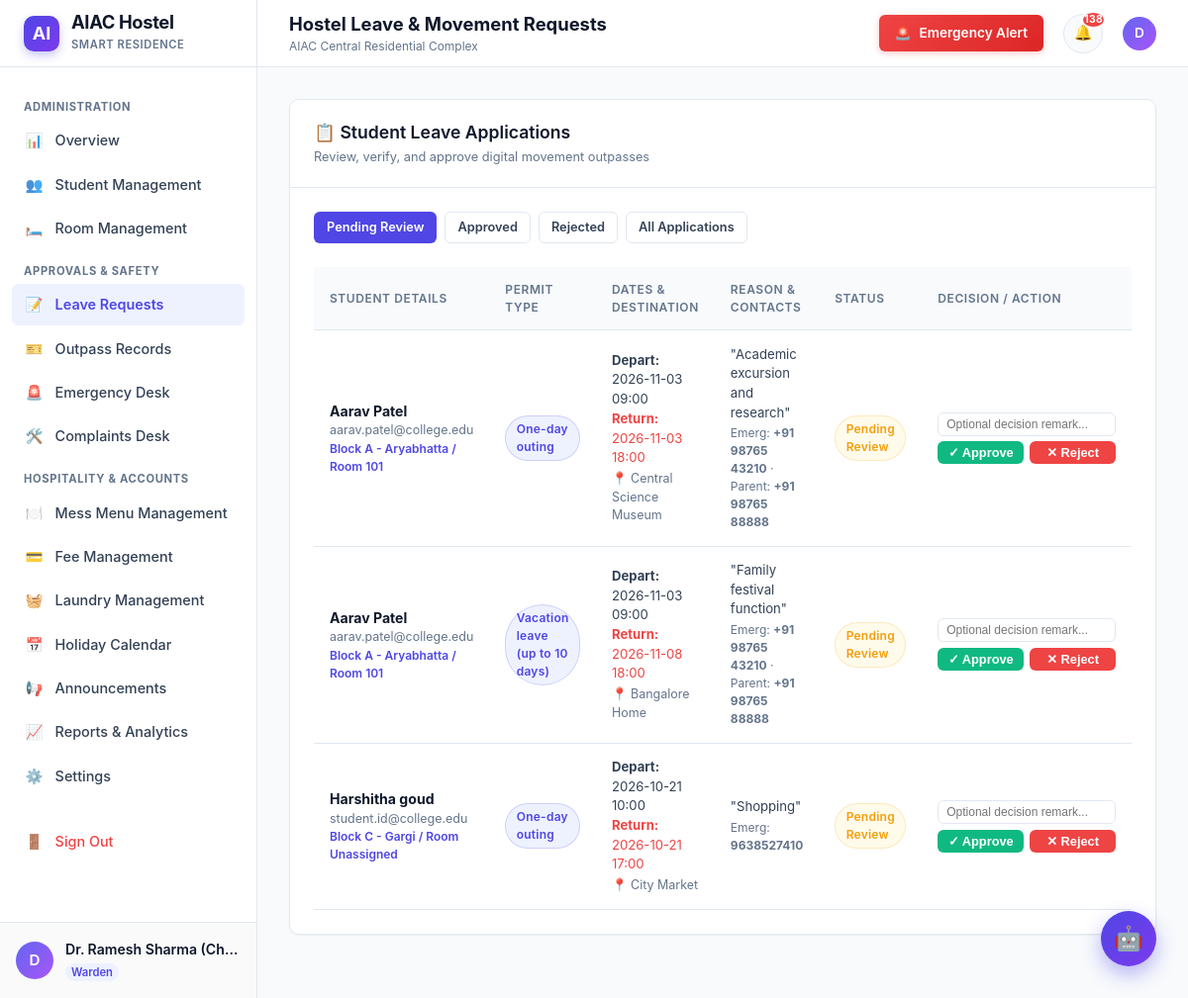
Page /warden/leave-requests (signed in) on the committed database.
### tables this page shows
CREATE TABLE users (
        id INTEGER PRIMARY KEY AUTOINCREMENT,
        name TEXT NOT NULL,
        email TEXT NOT NULL UNIQUE,
        password_hash TEXT NOT NULL,
        role TEXT NOT NULL DEFAULT 'student',
        hostel_block TEXT,
        academic_year TEXT,
        room_id INTEGER,
        phone TEXT,
        status TEXT DEFAULT 'active',
        created_at TIMESTAMP DEFAULT CURRENT_TIMESTAMP,
        updated_at TIMESTAMP DEFAULT CURRENT_TIMESTAMP, student_id TEXT, department TEXT, guardian_name TEXT, guardian_phone TEXT, room_number TEXT, room_type TEXT,
        FOREIGN KEY (room_id) REFERENCES rooms(id) ON DELETE SET NULL
    );

CREATE TABLE system_settings (
        key TEXT PRIMARY KEY,
        value TEXT NOT NULL,
        description TEXT
    );

CREATE TABLE leave_requests (
        id INTEGER PRIMARY KEY AUTOINCREMENT,
        user_id INTEGER NOT NULL,
        leave_type TEXT NOT NULL,
        start_datetime TEXT NOT NULL,
        return_datetime TEXT NOT NULL,
        destination TEXT NOT NULL,
        reason TEXT NOT NULL,
        emergency_contact TEXT NOT NULL,
        parent_phone TEXT,
        additional_notes TEXT,
        status TEXT DEFAULT 'Pending',
        decision_note TEXT,
        warden_id INTEGER,
        decision_datetime TEXT,
        outpass_ref TEXT UNIQUE,
        created_at TIMESTAMP DEFAULT CURRENT_TIMESTAMP,
        updated_at TIMESTAMP DEFAULT CURRENT_TIMESTAMP,
        FOREIGN KEY (user_id) REFERENCES users(id) ON DELETE CASCADE,
        FOREIGN KEY (warden_id) REFERENCES users(id) ON DELETE SET NULL
    );

CREATE TABLE rooms (
        id INTEGER PRIMARY KEY AUTOINCREMENT,
        block_id INTEGER NOT NULL,
        room_number TEXT NOT NULL,
        floor INTEGER DEFAULT 1,
        capacity INTEGER NOT NULL DEFAULT 2,
        occupancy INTEGER NOT NULL DEFAULT 0,
        status TEXT DEFAULT 'available',
        notes TEXT,
        created_at TIMESTAMP DEFAULT CURRENT_TIMESTAMP, room_type TEXT DEFAULT 'Double Sharing Standard',
        FOREIGN KEY (block_id) REFERENCES hostel_blocks(id) ON DELETE CASCADE,
        UNIQUE (block_id, room_number)
    );

### app.py (the view)
@app.route('/warden/leave-requests', methods=['GET'])
@login_required
@warden_required
def warden_leave_requests():
    status_filter = request.args.get('status', 'Pending')
    conn = database.get_db()
    query = '''
        SELECT l.*, u.name as student_name, u.email as student_email, u.hostel_block, u.phone as student_phone,
               r.room_number, o.outpass_ref
        FROM leave_requests l
        JOIN users u ON l.user_id = u.id
        LEFT JOIN rooms r ON u.room_id = r.id
        LEFT JOIN outpasses o ON l.id = o.leave_request_id
    '''
    params = []
    if status_filter and status_filter != 'all':
        query += ' WHERE l.status = ?'
        params.append(status_filter)
    query += ' ORDER BY l.created_at DESC'
    requests_list = conn.execute(query, params).fetchall()
    conn.close()
    return render_template('warden_leave_requests.html', requests=requests_list, selected_status=status_filter)

### app.py (called while the page is built)
def get_current_user():
    user_id = session.get('user_id')
    if not user_id:
        return None
    conn = database.get_db()
    user = conn.execute('SELECT * FROM users WHERE id = ?', (user_id,)).fetchone()
    conn.close()
    return user

def login_required(f):
    @wraps(f)
    def decorated_function(*args, **kwargs):
        if 'user_id' not in session:
            flash('Please log in to access this page.', 'warning')
            return redirect(url_for('login', next=request.path))
        return f(*args, **kwargs)
    return decorated_function

def warden_required(f):
    @wraps(f)
    def decorated_function(*args, **kwargs):
        if 'user_id' not in session:
            flash('Warden login required to access this portal.', 'warning')
            return redirect(url_for('login'))
        if session.get('role') not in ('warden', 'admin'):
            flash('Unauthorized access. Only authorized wardens may access this page.', 'danger')
            return redirect(url_for('student_dashboard'))
        return f(*args, **kwargs)
    return decorated_function

### database.py (called while the page is built)
def get_db(db_path=None):
    target_path = db_path or DATABASE_PATH
    conn = sqlite3.connect(target_path, timeout=30.0)
    conn.row_factory = sqlite3.Row
    conn.execute('PRAGMA foreign_keys = ON;')
    return conn

def get_setting(key, default=None):
    conn = get_db()
    row = conn.execute('SELECT value FROM system_settings WHERE key = ?', (key,)).fetchone()
    conn.close()
    if row:
        return row['value']
    return default

### templates/warden_leave_requests.html (shortened to what this page needs)
{% extends "base.html" %}
{% block page_title %}Hostel Leave & Movement Requests{% endblock %}
{% block content %}
<div class="content-card">
  <div class="card-header-bar">
    <div>
      <h3>📋 Student Leave Applications</h3>
      <p>Review, verify, and approve digital movement outpasses</p>
    </div>
  </div>
  <div class="card-body">
    <div style="display: flex; gap: 0.5rem; margin-bottom: 1.5rem; flex-wrap: wrap;">
      <a href="{{ url_for('warden_leave_requests', status='Pending') }}" class="btn btn-{{ 'primary' if selected_status == 'Pending' else 'secondary' }} btn-sm">
        Pending Review
      </a>
      <a href="{{ url_for('warden_leave_requests', status='Approved') }}" class="btn btn-{{ 'primary' if selected_status == 'Approved' else 'secondary' }} btn-sm">
        Approved
      </a>
      <a href="{{ url_for('warden_leave_requests', status='Rejected') }}" class="btn btn-{{ 'primary' if selected_status == 'Rejected' else 'secondary' }} btn-sm">
        Rejected
      </a>
      <a href="{{ url_for('warden_leave_requests', status='all') }}" class="btn btn-{{ 'primary' if selected_status == 'all' else 'secondary' }} btn-sm">
        All Applications
      </a>
    </div>
    {% if requests %}
      <div class="table-responsive">
        <table class="modern-table">
          <thead>
            <tr>
              <th>Student Details</th>
              <th>Permit Type</th>
              <th>Dates & Destination</th>
              <th>Reason & Contacts</th>
              <th>Status</th>
              <th>Decision / Action</th>
            </tr>
          </thead>
          <tbody>
            {% for r in requests %}
              <tr>
                <td>
                  <div style="font-weight: 700; color: var(--dark-navy);">{{ r.student_name }}</div>
                  <div style="font-size: 0.78rem; color: var(--muted-text);">{{ r.student_email }}</div>
                  <div style="font-size: 0.75rem; color: var(--primary); font-weight: 600;">
                    {{ r.hostel_block }} / Room {{ r.room_number or 'Unassigned' }}
                  </div>
                </td>
                <td>
                  <span class="badge badge-primary">{{ r.leave_type }}</span>
                </td>
                <td>
                  <div style="font-size: 0.82rem;"><b>Depart:</b> {{ r.start_datetime.replace('T', ' ') }}</div>
                  <div style="font-size: 0.82rem; color: var(--danger);"><b>Return:</b> {{ r.return_datetime.replace('T', ' ') }}</div>
                  <div style="font-size: 0.78rem; color: var(--muted-text); margin-top: 2px;">📍 {{ r.destination }}</div>
                </td>
                <td>
                  <div style="font-size: 0.82rem; color: var(--slate-text);">"{{ r.reason }}"</div>
                  <div style="font-size: 0.75rem; color: var(--muted-text); margin-top: 2px;">
                    Emerg: <b>{{ r.emergency_contact }}</b>
                    {% if r.parent_phone %} · Parent: <b>{{ r.parent_phone }}</b>{% endif %}
                  </div>
                </td>
                <td>
                  {% if r.status == 'Approved' %}
                    <span class="badge badge-success">Approved</span>
                    {% if r.outpass_ref %}
                      <div style="font-size: 0.72rem; margin-top: 2px;"><code>{{ r.outpass_ref }}</code></div>
                    {% endif %}
                  {% elif r.status == 'Rejected' %}
                    <span class="badge badge-danger">Rejected</span>
                  {% elif r.status == 'Pending' %}
                    <span class="badge badge-warning">Pending Review</span>
                  {% else %}
                    <span class="badge badge-neutral">{{ r.status }}</span>
                  {% endif %}
                </td>
                <td>
                  {% if r.status == 'Pending' %}
                    <form action="{{ url_for('warden_leave_action', leave_id=r.id) }}" method="POST" style="display: flex; flex-direction: column; gap: 0.35rem; min-width: 180px;">
                      <input type="text" name="decision_note" class="form-control" style="font-size: 0.75rem; padding: 4px 8px;" placeholder="Optional decision remark...">
                      <div style="display: flex; gap: 0.35rem;">
                        <button type="submit" name="decision" value="Approved" class="btn btn-success btn-sm" style="flex: 1; padding: 3px 6px;">
                          ✓ Approve
                        </button>
                        <button type="submit" name="decision" value="Rejected" class="btn btn-danger btn-sm" style="flex: 1; padding: 3px 6px;">
                          ✕ Reject
                        </button>
                      </div>
                    </form>
                  {% else %}
                    <div style="font-size: 0.78rem; color: var(--muted-text);">
                      Decision recorded.<br/>
                      {% if r.decision_note %}<i>"{{ r.decision_note }}"</i>{% endif %}
                    </div>
                  {% endif %}
                </td>
              </tr>
            {% endfor %}
          </tbody>
        </table>
      </div>
    {% else %}
      <div class="empty-state">
        <div class="empty-state-icon">📋</div>
        <h4>No Leave Applications</h4>
        <p>No records found matching status "{{ selected_status }}".</p>
      </div>
    {% endif %}
  </div>
</div>
{% endblock %}

### templates/base.html (shortened to what this page needs)
<!DOCTYPE html>
<html lang="en">
<head>
  <link rel="stylesheet" href="{{ url_for('static', filename='css/style.css') }}">
</head>
<body>
<div class="app-wrapper">
  <aside class="sidebar" id="sidebar">
    <div class="sidebar-header">
      <div class="brand-logo">AI</div>
      <div class="brand-text">
        <h1>AIAC Hostel</h1>
        <span>Smart Residence</span>
      </div>
    </div>
    <nav class="sidebar-nav">
      {% if current_user and current_user.role == 'warden' %}
        <div class="nav-group-label">Administration</div>
        <a href="{{ url_for('warden_dashboard') }}" class="nav-item {% if request.path == '/warden/dashboard' %}active{% endif %}">
          <span class="icon">📊</span> Overview
        </a>
        <a href="{{ url_for('warden_students') }}" class="nav-item {% if '/warden/students' in request.path %}active{% endif %}">
          <span class="icon">👥</span> Student Management
        </a>
        <a href="{{ url_for('warden_rooms') }}" class="nav-item {% if '/warden/rooms' in request.path %}active{% endif %}">
          <span class="icon">🛏️</span> Room Management
        </a>
        <div class="nav-group-label">Approvals & Safety</div>
        <a href="{{ url_for('warden_leave_requests') }}" class="nav-item {% if '/warden/leave-requests' in request.path %}active{% endif %}">
          <span class="icon">📝</span> Leave Requests
        </a>
        <a href="{{ url_for('warden_outpasses') }}" class="nav-item {% if '/warden/outpasses' in request.path %}active{% endif %}">
          <span class="icon">🎫</span> Outpass Records
        </a>
        <a href="{{ url_for('warden_emergencies') }}" class="nav-item {% if '/warden/emergencies' in request.path %}active{% endif %}">
          <span class="icon">🚨</span> Emergency Desk
        </a>
        <a href="{{ url_for('warden_complaints') }}" class="nav-item {% if '/warden/complaints' in request.path %}active{% endif %}">
          <span class="icon">🛠️</span> Complaints Desk
        </a>
        <div class="nav-group-label">Hospitality & Accounts</div>
        <a href="{{ url_for('warden_mess_menu') }}" class="nav-item {% if '/warden/mess-menu' in request.path %}active{% endif %}">
          <span class="icon">🍽️</span> Mess Menu Management
        </a>
        <a href="{{ url_for('warden_fees') }}" class="nav-item {% if '/warden/fees' in request.path %}active{% endif %}">
          <span class="icon">💳</span> Fee Management
        </a>
        <a href="{{ url_for('warden_laundry') }}" class="nav-item {% if '/warden/laundry' in request.path %}active{% endif %}">
          <span class="icon">🧺</span> Laundry Management
        </a>
        <a href="{{ url_for('holiday_calendar') }}" class="nav-item {% if request.path == '/holiday-calendar' %}active{% endif %}">
          <span class="icon">📅</span> Holiday Calendar
        </a>
        <a href="{{ url_for('warden_announcements') }}" class="nav-item {% if '/warden/announcements' in request.path %}active{% endif %}">
          <span class="icon">📢</span> Announcements
        </a>
        <a href="{{ url_for('warden_reports') }}" class="nav-item {% if '/warden/reports' in request.path %}active{% endif %}">
          <span class="icon">📈</span> Reports & Analytics
        </a>
        <a href="{{ url_for('warden_settings') }}" class="nav-item {% if '/warden/settings' in request.path %}active{% endif %}">
          <span class="icon">⚙️</span> Settings
        </a>
      {% endif %}
      <div style="margin-top: 1.5rem;">
        <a href="{{ url_for('logout') }}" class="nav-item" style="color: var(--danger);">
          <span class="icon">🚪</span> Sign Out
        </a>
      </div>
    </nav>
    {% if current_user %}
    <div class="sidebar-footer">
      <div class="user-quick-profile">
        <div class="avatar-circle">
          {{ current_user.name[0] | upper }}
        </div>
        <div class="user-info-text">
          <div class="name">{{ current_user.name }}</div>
          <div class="role-badge">{{ current_user.role | capitalize }}</div>
        </div>
      </div>
    </div>
    {% endif %}
  </aside>
  <div class="main-wrapper">
    <header class="topbar">
      <div class="topbar-left">
        <div class="topbar-title">
          <h2>{% block page_title %}Dashboard{% endblock %}</h2>
          <p>{{ hostel_name }}</p>
        </div>
      </div>
      <div class="topbar-right">
        {% if current_user %}
          <a href="{{ url_for('emergency_support') if current_user.role == 'student' else url_for('warden_emergencies') }}" class="emergency-btn-top">
            <span>🚨</span> Emergency Alert
          </a>
          <a href="{{ url_for('notifications') }}" class="notification-bell" title="Notifications">
            <span>🔔</span>
            {% if unread_notifications_count > 0 %}
              <span class="badge">{{ unread_notifications_count }}</span>
            {% endif %}
          </a>
          <a href="{{ url_for('profile') if current_user.role == 'student' else url_for('warden_settings') }}" style="display:flex; align-items:center; gap:0.5rem; text-decoration:none;">
            <div class="avatar-circle" style="width:34px; height:34px; font-size:0.85rem;">
              {{ current_user.name[0] | upper }}
            </div>
          </a>
        {% else %}
          <div style="display:flex; gap:0.5rem;">
            <a href="{{ url_for('login') }}" class="btn btn-primary btn-sm">Sign In</a>
            <a href="{{ url_for('register') }}" class="btn btn-secondary btn-sm">Register</a>
          </div>
        {% endif %}
      </div>
    </header>
    <main class="page-container">
      {% block content %}{% endblock %}
    </main>
  </div>
</div>
<button class="chatbot-toggle-btn" id="chatbotToggle" title="Ask AIAC Virtual Assistant" aria-label="Open AI Hostel Assistant">
  🤖
</button>
</body>
</html>

### rows in the picture
users: name "D", name "Dr. Ramesh Sharma (Ch…", role "Warden"
system_settings: value "AIAC Central Residential Complex"
leave_requests: student_name "Aarav Patel", student_email "aarav.patel@college.edu", hostel_block "Block A - Aryabhatta", room_number "101", leave_type "One-day outing", start_datetime.replace "2026-11-03 09:00", return_datetime.replace "2026-11-03 18:00", destination "Central Science Museum", reason "Academic excursion and research", emergency_contact "+91 98765 43210", parent_phone "+91 98765 88888", status "Pending Review"
leave_requests: student_name "Aarav Patel", student_email "aarav.patel@college.edu", hostel_block "Block A - Aryabhatta", room_number "101", leave_type "Vacation leave (up to 10 days)", start_datetime.replace "2026-11-03 09:00", return_datetime.replace "2026-11-08 18:00", destination "Bangalore Home", reason "Family festival function", emergency_contact "+91 98765 43210", parent_phone "+91 98765 88888", status "Pending Review"
leave_requests: student_name "Harshitha goud", student_email "student.id@college.edu", hostel_block "Block C - Gargi", room_number "Unassigned", leave_type "One-day outing", start_datetime.replace "2026-10-21 10:00", return_datetime.replace "2026-10-21 17:00", destination "City Market", reason "Shopping", emergency_contact "9638527410", status "Pending Review"

### other values in the picture
{{ unread_notifications_count }} "138"
